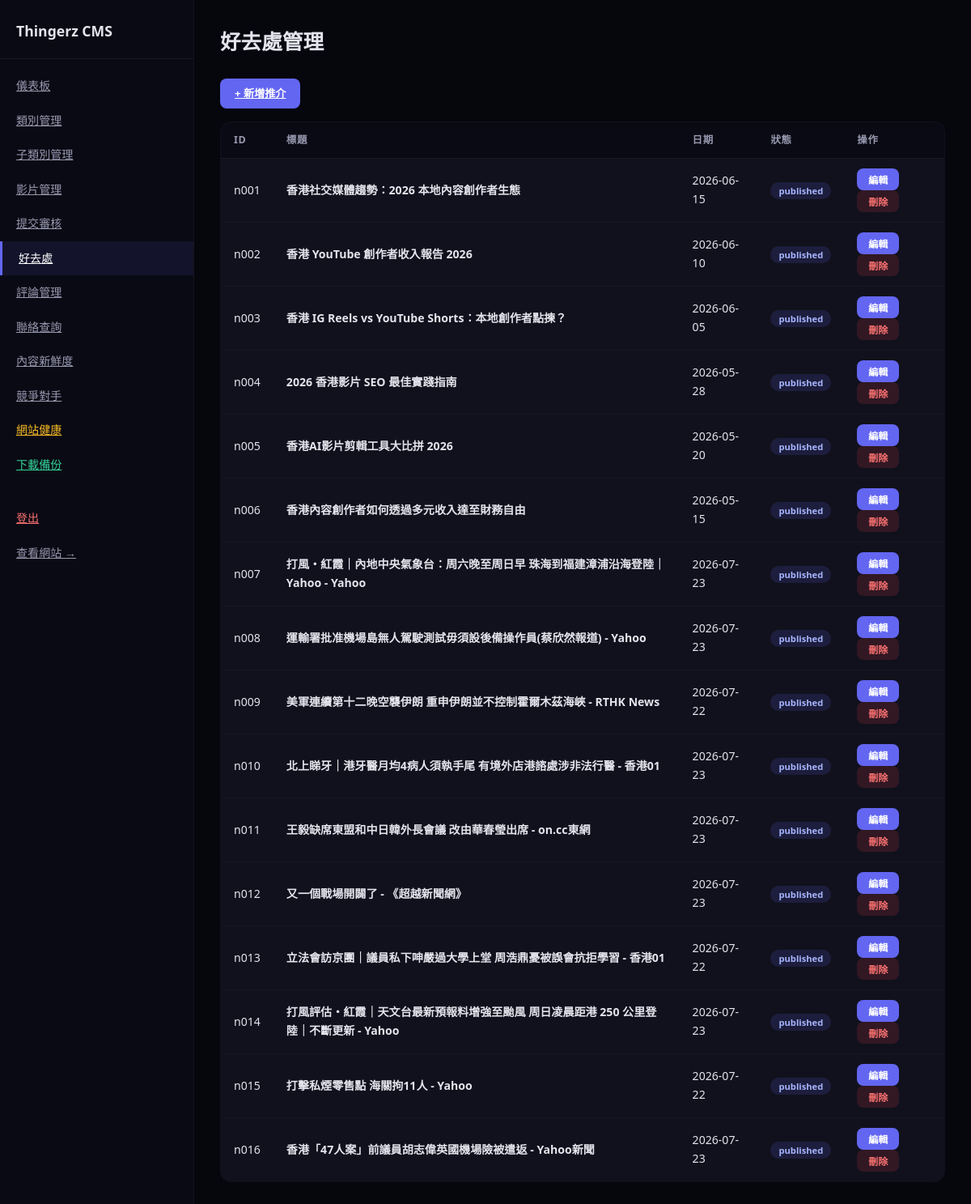
The page /admin/news (signed in) on the database as committed earlier.
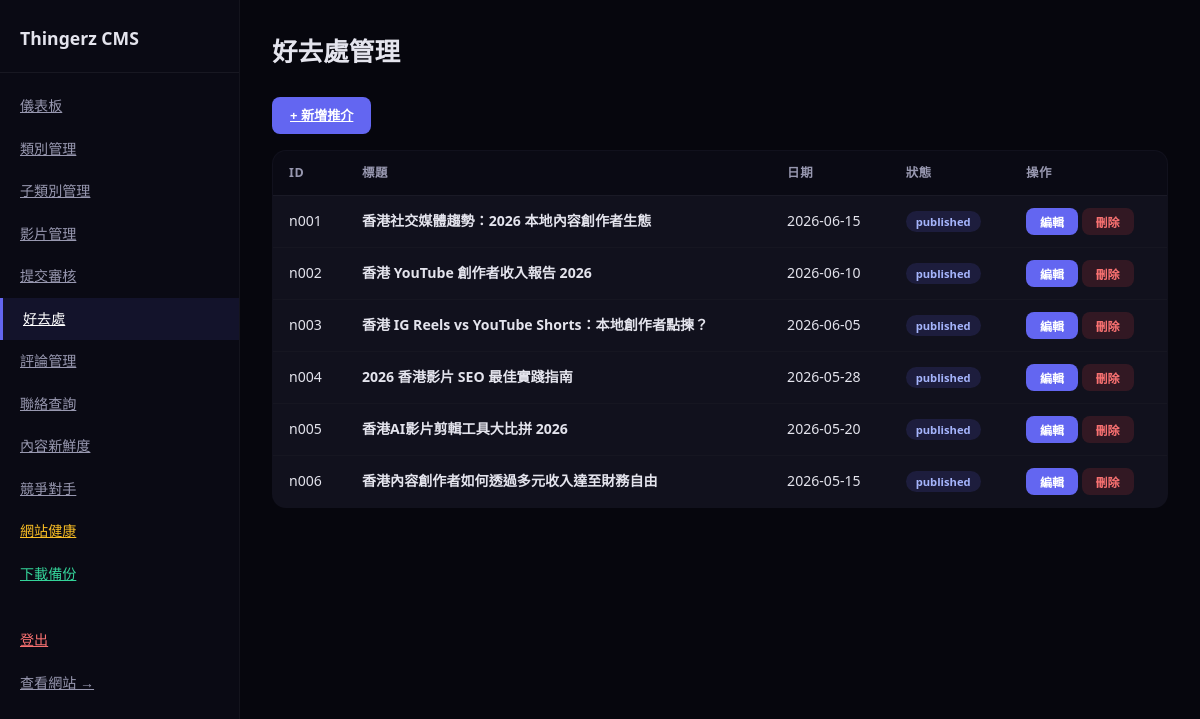
The same page on the database as committed later.
### tables this page shows
CREATE TABLE news (
        id TEXT UNIQUE, title_zh TEXT, title_en TEXT, content_zh TEXT, content_en TEXT,
        summary_zh TEXT, summary_en TEXT, date TEXT, image_url TEXT, status TEXT);

### app.py (the view, shortened to what this page needs)
@app.route('/admin/news', methods=['GET', 'POST'])
@admin_required
def admin_news():
    return render_template('admin/news.html', news_items=read_csv('news.csv'))

### app.py (called while the page is built)
def get_db():
    db = sqlite3.connect(DB_PATH)
    db.row_factory = sqlite3.Row
    db.execute("PRAGMA journal_mode=WAL")
    return db

def read_table(table_name):
    db = get_db()
    rows = [dict(r) for r in db.execute(f"SELECT * FROM {table_name}").fetchall()]
    db.close()
    return rows

def read_csv(filename):
    return read_table(filename.replace('.csv', ''))

def get_categories(track=None, direction=None):
    cats = read_csv('categories.csv')
    if track:
        cats = [c for c in cats if c.get('track', '') == track]
    if direction:
        cats = [c for c in cats if c.get('direction', '') == direction]
    return cats

def admin_required(f):
    @wraps(f)
    def decorated(*args, **kwargs):
        if not session.get('admin_logged_in'):
            return redirect(url_for('admin_login'))
        return f(*args, **kwargs)
    return decorated

@app.context_processor
def inject_globals():
    return {
        'categories': get_categories(),
        'platform_config': PLATFORM_CONFIG,
        'directions': DIRECTIONS,
        'now': datetime.now()
    }

@app.after_request
def add_utf8_header(response):
    ct = response.headers.get('Content-Type', '')
    if ct and 'text/html' in ct:
        response.headers['Content-Type'] = 'text/html; charset=utf-8'
    return response

### templates/admin/news.html (shortened to what this page needs)
{% extends "admin/layout.html" %}
{% block admin_content %}
<h1>好去處管理</h1>
<div class="mb" style="display:flex;gap:12px;flex-wrap:wrap">
    <a href="#" onclick="document.getElementById('addForm').style.display='block';return false" class="btn btn-primary">+ 新增推介</a>
</div>
<table>
    <thead><tr><th>ID</th><th>標題</th><th>日期</th><th>狀態</th><th>操作</th></tr></thead>
    <tbody>
    {% for n in news_items %}
    <tr>
        <td>{{ n['id'] }}</td>
        <td><strong>{{ n['title_zh'] }}</strong></td>
        <td>{{ n.get('date','') }}</td>
        <td><span class="badge badge-{{ n.get('status','published') }}">{{ n.get('status','published') }}</span></td>
        <td>
            <button onclick="editNews('{{ n['id'] }}','{{ n['title_zh']|e }}','{{ n.get('title_en','')|e }}','{{ n.get('date','') }}','{{ n.get('image_url','')|e }}','{{ n.get('status','published') }}','{{ n.get('summary_zh','')|e }}','{{ n.get('content_zh','')|e }}')" class="btn btn-primary btn-sm">編輯</button>
            <form method="POST" action="{{ url_for('admin_news_delete', news_id=n['id']) }}" style="display:inline" onsubmit="return confirm('確定刪除？')"><button class="btn btn-danger btn-sm">刪除</button></form>
        </td>
    </tr>
    {% endfor %}
    </tbody>
</table>
{% endblock %}

### templates/admin/layout.html (shortened to what this page needs)
<!DOCTYPE html>
<html lang="zh-HK">
<head><meta charset="UTF-8"><meta name="viewport" content="width=device-width, initial-scale=1.0"><title>管理後台 - Thingerz</title>
</head>
<body><div class="admin-layout">
<div class="sidebar">
    <h2>Thingerz CMS</h2>
    <a href="{{ url_for('admin_dashboard') }}" class="{% if request.endpoint == 'admin_dashboard' %}active{% endif %}">儀表板</a>
    <a href="{{ url_for('admin_categories') }}" class="{% if 'admin_categories' in request.endpoint or 'admin_category' in request.endpoint %}active{% endif %}">類別管理</a>
    <a href="{{ url_for('admin_subcategories') }}" class="{% if 'admin_subcategories' in request.endpoint or 'admin_subcategory' in request.endpoint %}active{% endif %}">子類別管理</a>
    <a href="{{ url_for('admin_videos') }}" class="{% if request.endpoint == 'admin_videos' %}active{% endif %}">影片管理</a>
    <a href="{{ url_for('admin_submissions') }}" class="{% if request.endpoint == 'admin_submissions' %}active{% endif %}">提交審核</a>
    <a href="{{ url_for('admin_news') }}" class="{% if 'admin_news' in request.endpoint %}active{% endif %}">好去處</a>
    <a href="{{ url_for('admin_comments') }}" class="{% if request.endpoint == 'admin_comments' %}active{% endif %}">評論管理</a>
    <a href="{{ url_for('admin_contacts') }}" class="{% if request.endpoint == 'admin_contacts' %}active{% endif %}">聯絡查詢</a>
    <a href="{{ url_for('admin_freshness') }}" class="{% if request.endpoint == 'admin_freshness' %}active{% endif %}">內容新鮮度</a>
    <a href="{{ url_for('admin_competitors') }}" class="{% if request.endpoint == 'admin_competitors' %}active{% endif %}">競爭對手</a>
    <a href="{{ url_for('admin_health') }}" class="{% if request.endpoint == 'admin_health' %}active{% endif %}" style="color:#fbbf24">網站健康</a>
    <a href="{{ url_for('admin_backup') }}" style="color:#34d399">下載備份</a>
    <a href="{{ url_for('admin_logout') }}" style="margin-top:24px;color:#f87171">登出</a>
    <a href="{{ url_for('index') }}" target="_blank">查看網站 →</a>
</div>
<div class="main">
{% block admin_content %}{% endblock %}
</div>
</div></body></html>

### templates/admin/layout.html (style rules this page uses)
*,*::before,*::after { box-sizing:border-box;margin:0;padding:0 }
body { font-family:'Segoe UI','Microsoft JhengHei',sans-serif;background:#06060d;color:#e4e4ed;line-height:1.6 }
.admin-layout { display:flex;min-height:100vh }
.sidebar { width:240px;background:#0a0a14;border-right:1px solid rgba(255,255,255,.04);padding:24px 0;flex-shrink:0 }
.sidebar h2 { font-size:1.1rem;font-weight:800;padding:0 20px 20px;border-bottom:1px solid rgba(255,255,255,.06);margin-bottom:12px }
.sidebar a { display:block;padding:10px 20px;font-size:.88rem;color:#9898b0;transition:all .2s }
.sidebar a:hover,.sidebar a.active { color:#fff;background:rgba(99,102,241,.1);border-left:3px solid #6366f1 }
.main { flex:1;padding:32px;overflow-x:auto }
.main h1 { font-size:1.6rem;font-weight:800;margin-bottom:24px }
table { width:100%;border-collapse:collapse;background:#11111d;border-radius:14px;overflow:hidden;border:1px solid rgba(255,255,255,.04) }
th { text-align:left;padding:12px 16px;font-size:.78rem;color:#9898b0;text-transform:uppercase;letter-spacing:.05em;background:#0a0a14;border-bottom:1px solid rgba(255,255,255,.04) }
td { padding:12px 16px;font-size:.88rem;border-bottom:1px solid rgba(255,255,255,.02) }
.btn { padding:8px 18px;border-radius:8px;font-size:.82rem;font-weight:600;border:none;cursor:pointer;transition:all .2s;display:inline-flex;align-items:center;gap:6px }
.btn-primary { background:#6366f1;color:#fff }
.btn-danger { background:rgba(239,68,68,.15);color:#f87171 }
.btn-sm { padding:5px 14px;font-size:.75rem }
.badge { padding:3px 10px;border-radius:20px;font-size:.7rem;font-weight:600 }
.badge-published { background:rgba(99,102,241,.15);color:#a5b4fc }
.mb { margin-bottom:16px }
a { color:#818cf8 }

Rows that differ between the two databases and show on the page:
removed news: id "n007", title_zh "打風・紅霞｜內地中央氣象台：周六晚至周日早 珠海到福建漳浦沿海登陸｜Yahoo - Yahoo", get "2026-07-23", get "published"
removed news: id "n008", title_zh "運輸署批准機場島無人駕駛測試毋須設後備操作員(蔡欣然報道) - Yahoo", get "2026-07-23", get "published"
removed news: id "n009", title_zh "美軍連續第十二晚空襲伊朗 重申伊朗並不控制霍爾木茲海峽 - RTHK News", get "2026-07-22", get "published"
removed news: id "n010", title_zh "北上睇牙｜港牙醫月均4病人須執手尾 有境外店港諮處涉非法行醫 - 香港01", get "2026-07-23", get "published"
removed news: id "n011", title_zh "王毅缺席東盟和中日韓外長會議 改由華春瑩出席 - on.cc東網", get "2026-07-23", get "published"
removed news: id "n012", title_zh "又一個戰場開闢了 - 《超越新聞網》", get "2026-07-23", get "published"
removed news: id "n013", title_zh "立法會訪京團｜議員私下呻嚴過大學上堂 周浩鼎憂被誤會抗拒學習 - 香港01", get "2026-07-22", get "published"
removed news: id "n014", title_zh "打風評估・紅霞｜天文台最新預報料增強至颱風 周日凌晨距港 250 公里登陸｜不斷更新 - Yahoo", get "2026-07-23", get "published"
removed news: id "n015", title_zh "打擊私煙零售點 海關拘11人 - Yahoo", get "2026-07-22", get "published"
removed news: id "n016", title_zh "香港「47人案」前議員胡志偉英國機場險被遣返 - Yahoo新聞", get "2026-07-23", get "published"
